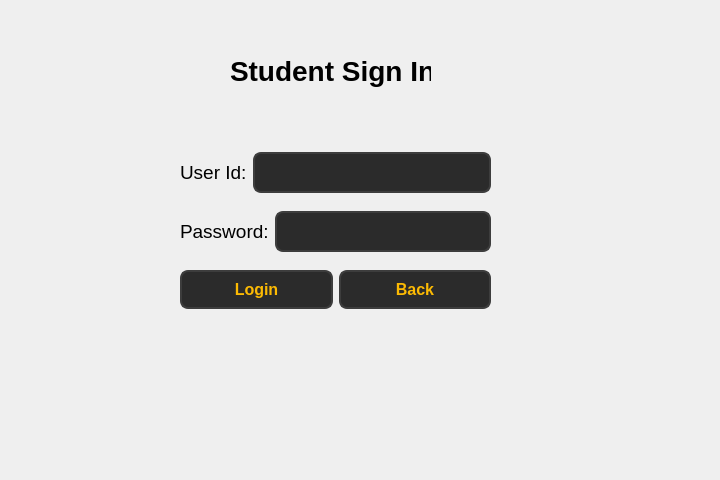
<?xml version="1.0" encoding="UTF-8"?>
<ui version="4.0">
 <class>Form</class>
 <widget class="QWidget" name="Form">
  <property name="geometry">
   <rect>
    <x>0</x>
    <y>0</y>
    <width>720</width>
    <height>480</height>
   </rect>
  </property>
  <property name="windowTitle">
   <string>Form</string>
  </property>
  <widget class="QLabel" name="label">
   <property name="geometry">
    <rect>
     <x>230</x>
     <y>50</y>
     <width>201</width>
     <height>41</height>
    </rect>
   </property>
   <property name="font">
    <font>
     <pointsize>21</pointsize>
     <bold>true</bold>
    </font>
   </property>
   <property name="text">
    <string>Student Sign In</string>
   </property>
  </widget>
  <widget class="QWidget" name="layoutWidget">
   <property name="geometry">
    <rect>
     <x>180</x>
     <y>140</y>
     <width>311</width>
     <height>181</height>
    </rect>
   </property>
   <layout class="QVBoxLayout" name="verticalLayout">
    <item>
     <layout class="QHBoxLayout" name="horizontalLayout">
      <item>
       <widget class="QLabel" name="label_2">
        <property name="font">
         <font>
          <pointsize>14</pointsize>
         </font>
        </property>
        <property name="text">
         <string>User Id:</string>
        </property>
       </widget>
      </item>
      <item>
       <widget class="QLineEdit" name="lineEdit">
        <property name="styleSheet">
         <string notr="true">QLineEdit {
        background-color: #2b2b2b;  /* Dark background */
        color: #fcba03;  /* Text color */
        border: 2px solid #3d3d3d;  /* Border color */
        border-radius: 8px;  /* Rounded corners */
        padding: 8px;  /* Padding inside the input field */
        font-size: 16px;  /* Font size */
        font-weight: bold;  /* Bold font */
    }

    QLineEdit:hover {
        background-color: #3d3d3d;  /* Background when hovered */
        border: 2px solid #fcba03;  /* Border color when hovered */
    }

    QLineEdit:focus {
        background-color: #1a1a1a;  /* Background when focused */
        border: 2px solid #fcba03;  /* Border color when focused */
        color: #ffffff;  /* Text color when focused */
    }</string>
        </property>
       </widget>
      </item>
     </layout>
    </item>
    <item>
     <layout class="QHBoxLayout" name="horizontalLayout_2">
      <item>
       <widget class="QLabel" name="label_3">
        <property name="font">
         <font>
          <pointsize>14</pointsize>
         </font>
        </property>
        <property name="text">
         <string>Password:</string>
        </property>
       </widget>
      </item>
      <item>
       <widget class="QLineEdit" name="lineEdit_2">
        <property name="styleSheet">
         <string notr="true">QLineEdit {
        background-color: #2b2b2b;  /* Dark background */
        color: #fcba03;  /* Text color */
        border: 2px solid #3d3d3d;  /* Border color */
        border-radius: 8px;  /* Rounded corners */
        padding: 8px;  /* Padding inside the input field */
        font-size: 16px;  /* Font size */
        font-weight: bold;  /* Bold font */
    }

    QLineEdit:hover {
        background-color: #3d3d3d;  /* Background when hovered */
        border: 2px solid #fcba03;  /* Border color when hovered */
    }

    QLineEdit:focus {
        background-color: #1a1a1a;  /* Background when focused */
        border: 2px solid #fcba03;  /* Border color when focused */
        color: #ffffff;  /* Text color when focused */
    }</string>
        </property>
        <property name="echoMode">
         <enum>QLineEdit::EchoMode::Password</enum>
        </property>
       </widget>
      </item>
     </layout>
    </item>
    <item>
     <layout class="QHBoxLayout" name="horizontalLayout_3">
      <item>
       <widget class="QPushButton" name="pushButton_6">
        <property name="styleSheet">
         <string notr="true">QPushButton {
        background-color: #2b2b2b;  
        color: #fcba03;              
        border: 2px solid #3d3d3d;      
        border-radius: 8px;          
        padding: 8px 16px;            
        font-size: 16px;            
        font-weight: bold;
    
    }

    QPushButton:hover {
        background-color: #fcba03;
		 color: #000000;
        border: 2px solid #5a5a5a;    
    }

    QPushButton:pressed {
        background-color: #1a1a1a;      
        border: 2px solid #2b2b2b;      
    }</string>
        </property>
        <property name="text">
         <string>Login</string>
        </property>
       </widget>
      </item>
      <item>
       <widget class="QPushButton" name="pushButton_5">
        <property name="styleSheet">
         <string notr="true">QPushButton {
        background-color: #2b2b2b;  
        color: #fcba03;              
        border: 2px solid #3d3d3d;      
        border-radius: 8px;          
        padding: 8px 16px;            
        font-size: 16px;            
        font-weight: bold;
    
    }

    QPushButton:hover {
        background-color: #fcba03;
		 color: #000000;
        border: 2px solid #5a5a5a;    
    }

    QPushButton:pressed {
        background-color: #1a1a1a;      
        border: 2px solid #2b2b2b;      
    }</string>
        </property>
        <property name="text">
         <string>Back</string>
        </property>
       </widget>
      </item>
     </layout>
    </item>
   </layout>
  </widget>
 </widget>
 <resources/>
 <connections/>
</ui>
